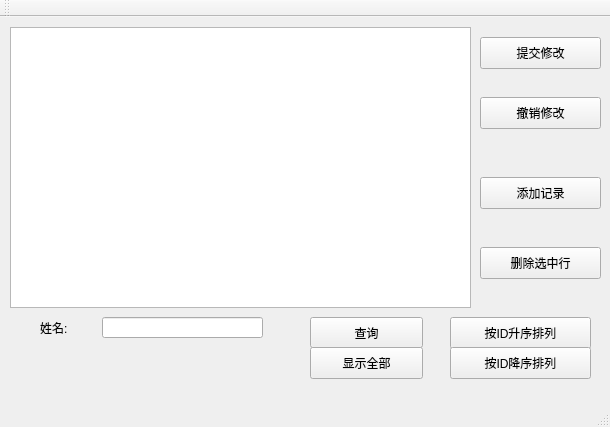
<?xml version="1.0" encoding="UTF-8"?>
<ui version="4.0">
 <class>MainWindow</class>
 <widget class="QMainWindow" name="MainWindow">
  <property name="geometry">
   <rect>
    <x>0</x>
    <y>0</y>
    <width>610</width>
    <height>427</height>
   </rect>
  </property>
  <property name="windowTitle">
   <string>MainWindow</string>
  </property>
  <widget class="QWidget" name="centralWidget">
   <widget class="QTableView" name="tableView">
    <property name="geometry">
     <rect>
      <x>10</x>
      <y>10</y>
      <width>461</width>
      <height>281</height>
     </rect>
    </property>
   </widget>
   <widget class="QLineEdit" name="lineEdit">
    <property name="geometry">
     <rect>
      <x>102</x>
      <y>300</y>
      <width>161</width>
      <height>21</height>
     </rect>
    </property>
   </widget>
   <widget class="QLabel" name="label">
    <property name="geometry">
     <rect>
      <x>40</x>
      <y>300</y>
      <width>41</width>
      <height>21</height>
     </rect>
    </property>
    <property name="text">
     <string>姓名:</string>
    </property>
   </widget>
   <widget class="QPushButton" name="pushButtonQuery">
    <property name="geometry">
     <rect>
      <x>310</x>
      <y>300</y>
      <width>113</width>
      <height>31</height>
     </rect>
    </property>
    <property name="text">
     <string>查询</string>
    </property>
   </widget>
   <widget class="QPushButton" name="pushButtonAll">
    <property name="geometry">
     <rect>
      <x>310</x>
      <y>330</y>
      <width>113</width>
      <height>32</height>
     </rect>
    </property>
    <property name="text">
     <string>显示全部</string>
    </property>
   </widget>
   <widget class="QPushButton" name="pushButtonSubmit">
    <property name="geometry">
     <rect>
      <x>480</x>
      <y>20</y>
      <width>121</width>
      <height>32</height>
     </rect>
    </property>
    <property name="text">
     <string>提交修改</string>
    </property>
   </widget>
   <widget class="QPushButton" name="pushButtonRepeal">
    <property name="geometry">
     <rect>
      <x>480</x>
      <y>80</y>
      <width>121</width>
      <height>32</height>
     </rect>
    </property>
    <property name="text">
     <string>撤销修改</string>
    </property>
   </widget>
   <widget class="QPushButton" name="pushButtonAdd">
    <property name="geometry">
     <rect>
      <x>480</x>
      <y>160</y>
      <width>121</width>
      <height>32</height>
     </rect>
    </property>
    <property name="text">
     <string>添加记录</string>
    </property>
   </widget>
   <widget class="QPushButton" name="pushButtonDelete">
    <property name="geometry">
     <rect>
      <x>480</x>
      <y>230</y>
      <width>121</width>
      <height>32</height>
     </rect>
    </property>
    <property name="text">
     <string>删除选中行</string>
    </property>
   </widget>
   <widget class="QPushButton" name="pushButtonAscending">
    <property name="geometry">
     <rect>
      <x>450</x>
      <y>300</y>
      <width>141</width>
      <height>32</height>
     </rect>
    </property>
    <property name="text">
     <string>按ID升序排列</string>
    </property>
   </widget>
   <widget class="QPushButton" name="pushButtonDescending">
    <property name="geometry">
     <rect>
      <x>450</x>
      <y>330</y>
      <width>141</width>
      <height>32</height>
     </rect>
    </property>
    <property name="text">
     <string>按ID降序排列</string>
    </property>
   </widget>
  </widget>
  <widget class="QMenuBar" name="menuBar">
   <property name="geometry">
    <rect>
     <x>0</x>
     <y>0</y>
     <width>610</width>
     <height>22</height>
    </rect>
   </property>
  </widget>
  <widget class="QToolBar" name="mainToolBar">
   <attribute name="toolBarArea">
    <enum>TopToolBarArea</enum>
   </attribute>
   <attribute name="toolBarBreak">
    <bool>false</bool>
   </attribute>
  </widget>
  <widget class="QStatusBar" name="statusBar"/>
 </widget>
 <layoutdefault spacing="6" margin="11"/>
 <resources/>
 <connections/>
</ui>
